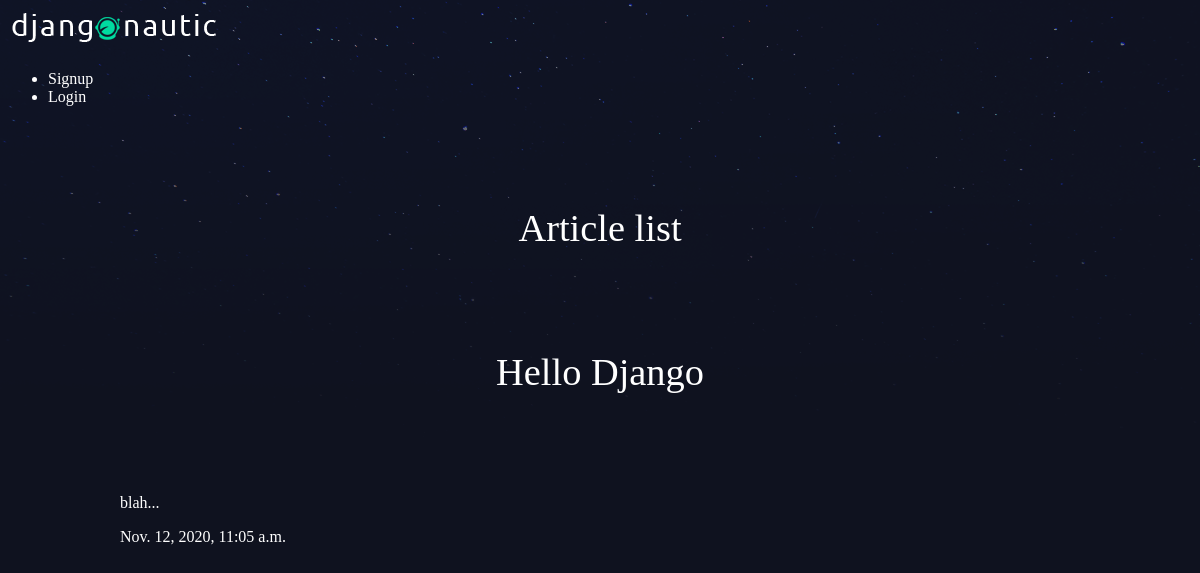
Before: / with the older database file.
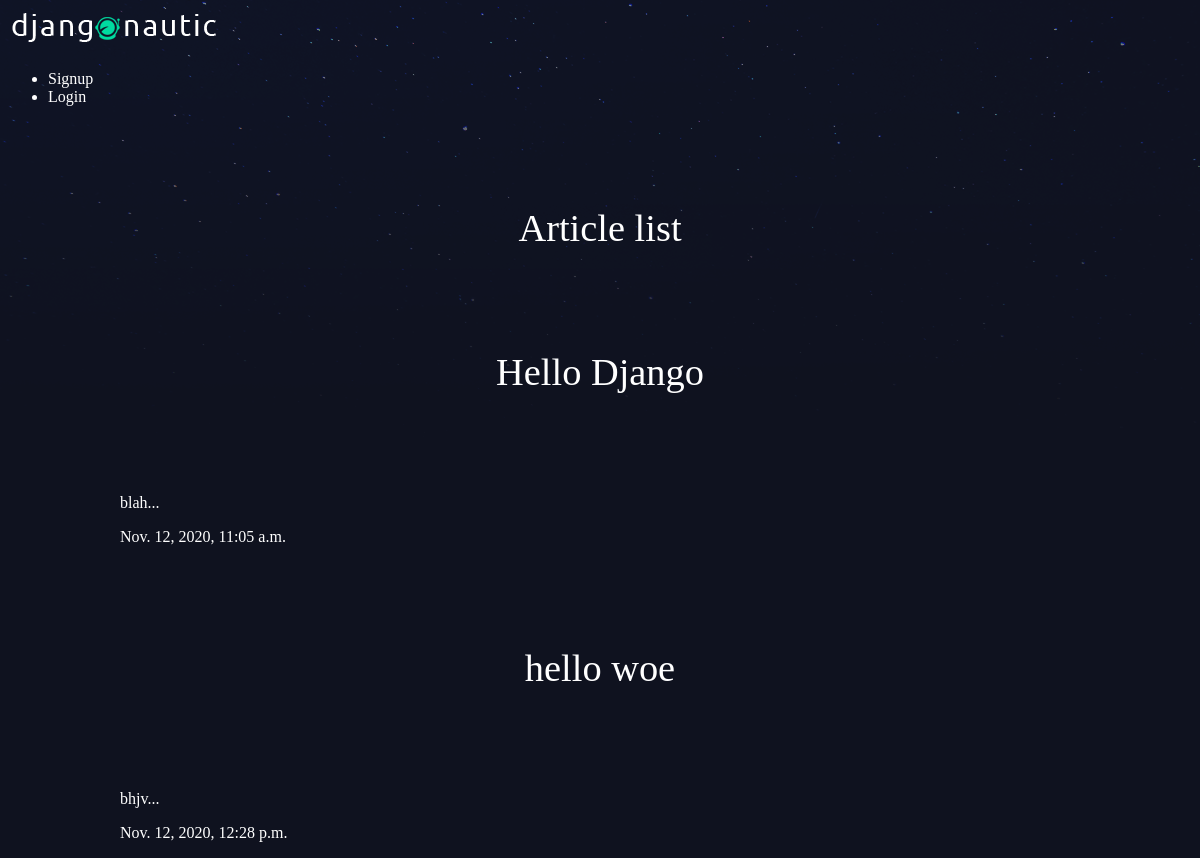
After: the same page with the newer database file.
### articles/models.py (models this page shows, shortened)
class Article(models.Model):
    title = models.CharField(max_length = 20)
    body = models.TextField()
    slug = models.SlugField()
    date = models.DateTimeField(auto_now_add=True)
    thumb = models.ImageField(default='bangalore.jpeg',blank=True)
    author = models.ForeignKey(User,default=None,on_delete=models.CASCADE)
    def snippet(self):
        return self.body[:50]+'...'

### articles/views.py (the view)
# urls.py: path('',views.article_list,name ='article_list'),
def article_list(request):
    articles = Article.objects.all().order_by('date')
    return render(request,'articles/articles_list.html',{'articles':articles})

### templates/articles/articles_list.html
{% extends 'base_template.html' %}
{% block content %}
    <h1>Article list</h1>
    <div class="articles">
        {% for article in articles %}
            <div class="article">
                <h1><a href="{% url 'articles:details' slug_thing=article.slug %}">{{article.title}}</a></h1>
                <p>{{article.snippet}}</p>
                <p>{{article.date}}</p>
            </div>
        {% endfor %}
    </div>
{% endblock %}

Changed rows visible on the page:
added Article: title "hello woe", snippet "bhjv...", date "Nov. 12, 2020, 12:28 p.m."
